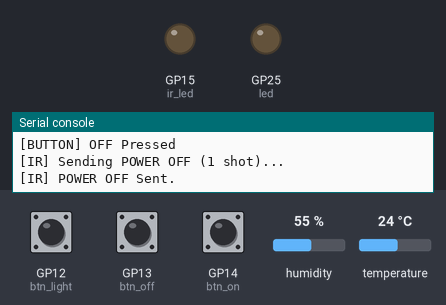
Simulated run of this program. Board: Raspberry Pi Pico running MicroPython. On the bench: output pins drawn as LEDs (lit = HIGH), the last lines printed to the serial console. Dashed ring = blinking. Inputs (shaded band) come from the test bench; at power-on: GP13 (btn_off) LOW, GP12 (btn_light) LOW, GP14 (btn_on) HIGH, humidity 55 %, temperature 24 °C.

Above: at 1.8 s.
1.9 s: GP13 (btn_off) pulled HIGH for 0.15 s
At 2.7 s:
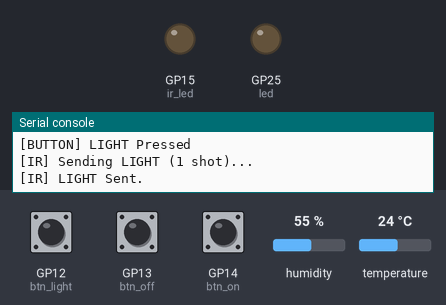
3.5 s: GP12 (btn_light) pulled HIGH for 0.15 s
At 4.9 s:
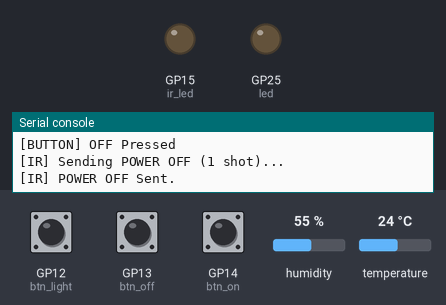
5.2 s: GP12 (btn_light) driven HIGH and GP13 (btn_off) driven HIGH and GP14 (btn_on) driven LOW
At 5.7 s:
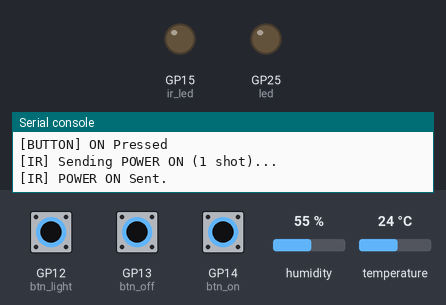
6.8 s: GP14 (btn_on) pulsed HIGH 5 times (0.12 s each, 0.3 s apart)
At 7.4 s:
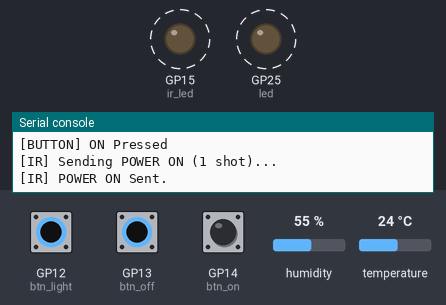
Timing chart, 0 to 9.8 s (numbered marks = the images above; inputs shaded):
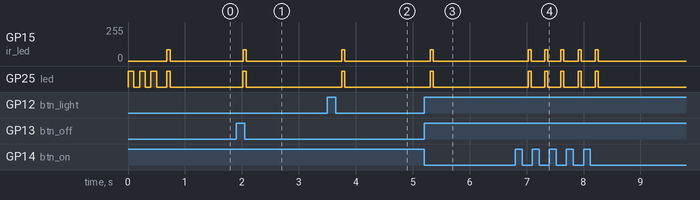

Measured:
- after the input at 1.9 s, GP15 (ir_led): 0/255 → 85/255 after 0.12 s, → 0/255 0.06 s later; GP25 (led): LOW → HIGH after 0.12 s, → LOW 0.06 s later
- after the input at 3.5 s, GP15 (ir_led): 0/255 → 85/255 after 0.25 s, → 0/255 0.06 s later; GP25 (led): LOW → HIGH after 0.25 s, → LOW 0.06 s later
- after the input at 5.2 s, GP15 (ir_led): 0/255 → 85/255 after 0.11 s, → 0/255 0.05 s later; GP25 (led): LOW → HIGH after 0.11 s, → LOW 0.05 s later
- after the input at 6.8 s, GP15 (ir_led): alternates 85/255 for 0.05 s and 0/255 for 0.24 s, 10 changes in all, then stays 0/255, starting after 0.23 s; GP25 (led): alternates HIGH for 0.05 s and LOW for 0.24 s, 10 changes in all, then stays LOW, starting after 0.23 s

The program:

ir-transmiter-lg-ac-on23off-led-r10k.py
```python
import machine
import utime
import dht

# --- 1. Hardware Setup ---
ir_led = machine.PWM(machine.Pin(15))
ir_led.freq(38000)
ir_led.duty_u16(0)

# เซนเซอร์ DHT11 ต่อที่ขา 16
sensor = dht.DHT11(machine.Pin(16))

# ปุ่มกด (ใช้งานได้ครบทุกขาแล้ว)
btn_on    = machine.Pin(14, machine.Pin.IN)
btn_off   = machine.Pin(13, machine.Pin.IN)
btn_light = machine.Pin(12, machine.Pin.IN)

led = machine.Pin("LED", machine.Pin.OUT)
last_dht_read = 0

# --- 2. ข้อมูลดิบ (Raw Data) ---
RAW_ON = [563, 1528, 549, 491, 550, 485, 550, 494, 549, 1528, 549, 485, 550, 497, 550, 491, 537, 498, 549, 485, 548, 486, 549, 497, 550, 485, 549, 485, 550, 486, 549, 499, 550, 1527, 549, 498, 548, 499, 550, 486, 549, 485, 549, 498, 536, 499, 550, 485, 549, 1541, 536, 500, 549, 499, 548, 511, 549]
RAW_OFF = [589, 1516, 562, 490, 550, 498, 549, 480, 551, 1528, 548, 486, 561, 485, 549, 480, 561, 1515, 561, 1528, 561, 487, 562, 473, 562, 486, 548, 499, 549, 485, 549, 486, 549, 486, 562, 486, 549, 485, 548, 486, 549, 485, 563, 1529, 561, 487, 562, 1528, 562, 485, 550, 487, 548, 486, 549, 1529, 561]
RAW_LIGHT = [600, 1490, 576, 476, 562, 485, 562, 481, 549, 1528, 549, 485, 549, 486, 561, 480, 550, 1528, 549, 1540, 549, 473, 573, 473, 575, 486, 548, 485, 562, 485, 548, 485, 574, 473, 561, 484, 549, 486, 549, 485, 563, 1514, 561, 485, 548, 1528, 549, 472, 574, 485, 548, 1527, 563, 1527, 549, 485, 563]

# --- 3. ฟังก์ชันส่งสัญญาณ IR (ยิง 1 รอบ) ---
def send_ir(raw_data, name):
    led.on()
    print(f"[IR] Sending {name} (1 shot)...")
    ir_led.duty_u16(21845); utime.sleep_us(9000); ir_led.duty_u16(0); utime.sleep_us(4500)
    for i in range(0, len(raw_data)-1, 2):
        ir_led.duty_u16(21845); utime.sleep_us(560); ir_led.duty_u16(0)
        utime.sleep_us(1690 if raw_data[i+1] > 1000 else 560)
    ir_led.duty_u16(21845); utime.sleep_us(560); ir_led.duty_u16(0)
    led.off()
    print(f"[IR] {name} Sent.")

# --- 4. ฟังก์ชันตรวจสอบปุ่ม (Debounce) ---
def is_pressed(pin):
    if pin.value() == 0:
        utime.sleep_ms(80) # ยืนยันว่ากดจริง 80ms
        if pin.value() == 0:
            return True
    return False

# --- Main Loop ---
print("\n" + "="*35)
print("  SYSTEM READY: HARDWARE FIXED")
print("  Monitoring: ON, OFF, LIGHT, DHT11")
print("="*35 + "\n")

for _ in range(3): led.on(); utime.sleep(0.1); led.off(); utime.sleep(0.1)

while True:
    now = utime.ticks_ms()

    # 1. อ่านค่า DHT11 ทุกๆ 3 วินาที
    if utime.ticks_diff(now, last_dht_read) > 3000:
        try:
            sensor.measure()
            print(f"[SENSOR] Temp: {sensor.temperature()}C | Hum: {sensor.humidity()}%")
        except:
            print("[SENSOR] DHT Error - Still some noise?")
        last_dht_read = now
        utime.sleep_ms(100) # พักเล็กน้อยหลังอ่าน

    # 2. เช็กปุ่ม ON
    if is_pressed(btn_on):
        print("[BUTTON] ON Pressed")
        send_ir(RAW_ON, "POWER ON")
        while btn_on.value() == 0: utime.sleep_ms(50)

    # 3. เช็กปุ่ม OFF (กลับมาใช้งานได้แล้ว!)
    if is_pressed(btn_off):
        print("[BUTTON] OFF Pressed")
        send_ir(RAW_OFF, "POWER OFF")
        while btn_off.value() == 0: utime.sleep_ms(50)

    # 4. เช็กปุ่ม LIGHT
    if is_pressed(btn_light):
        print("[BUTTON] LIGHT Pressed")
        send_ir(RAW_LIGHT, "LIGHT")
        while btn_light.value() == 0: utime.sleep_ms(50)

    utime.sleep_ms(20)
```
